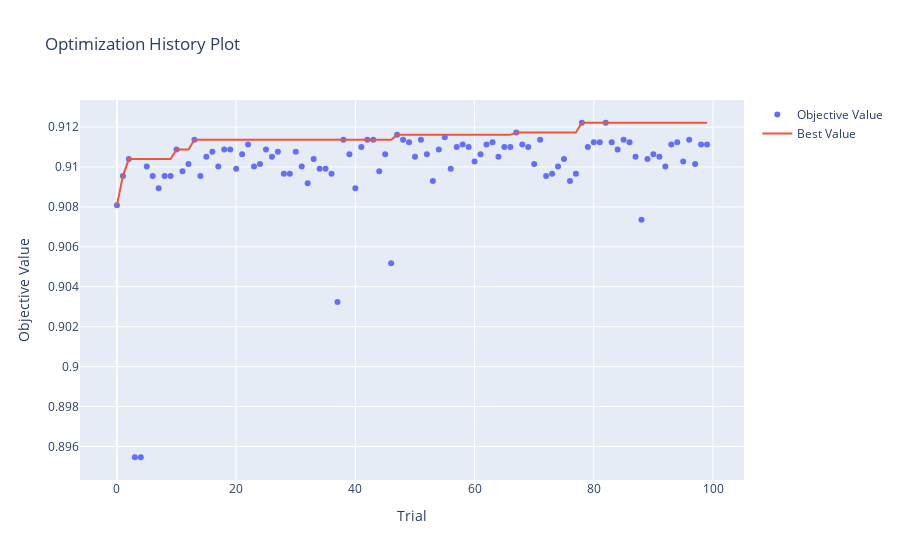

Notebook code cell kept with this figure:
### Code cell
vis.plot_optimization_history(study)
